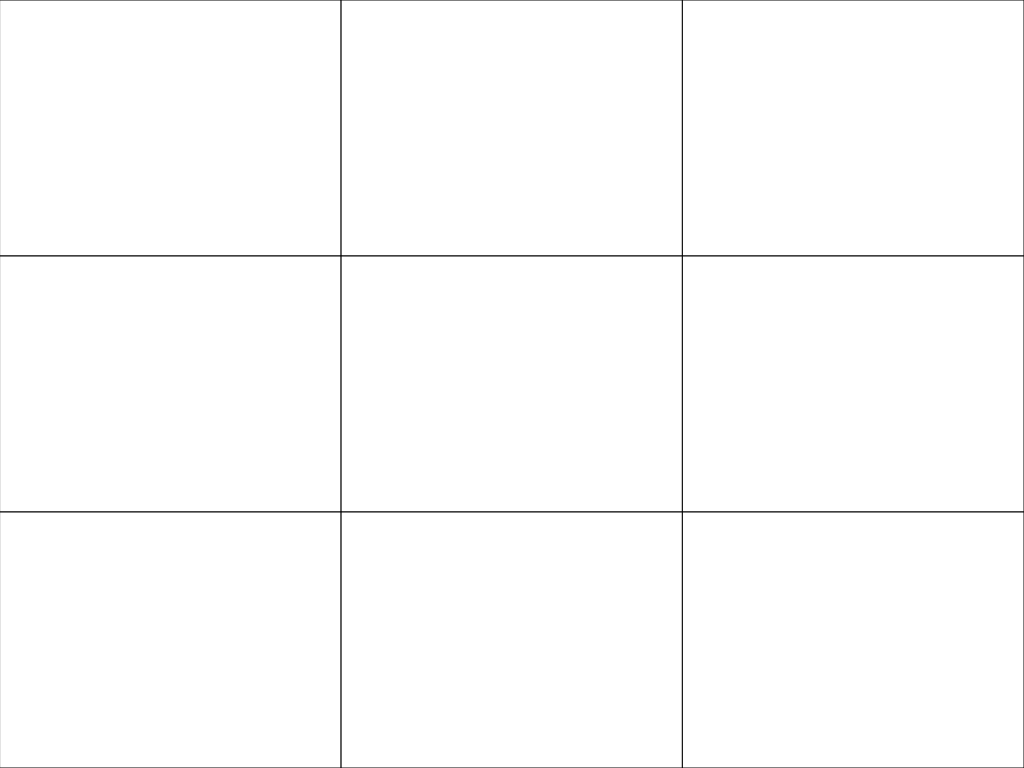
Frame 1 (no input)
Frame 60 (no input): identical to frame 1, image omitted
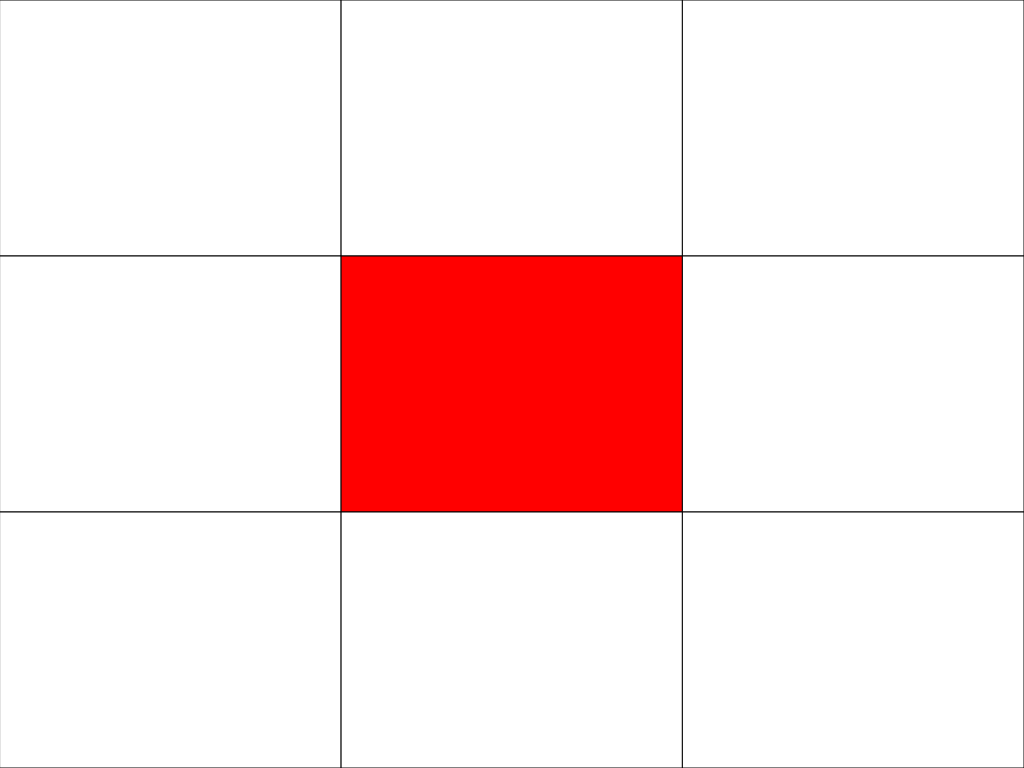
Frame 120 (the mouse pressed at the canvas centre since frame 60)

The p5.js sketch that drew these frames (run headless with seeded random() and noise() and a simulated clock; from frame 60 on, the mouse is pressed at the canvas centre):

// p5.js sketch
// ── sketch.js
/**
 * @author Kia Kalani
 * This javascript file contains the logic behind making a simple
 * tic tac toe game.
 */

/**
 * The width of the canvas.
 */
const WIDTH = 1024;
/**
 * The height of the canvas.
 */
const HEIGHT = 768;
/**
 * The rectangles that would indicate different positions in the game board.
 */
const rectangles = [];
/**
 * The boolean indicator of the turn in the game.
 */
let turn = true;
/**
 * This method initializes the rectangles.
 */
function setRectangles() {
    for (let r = 0; r < 3; r++) {
        rectangles.push([]);
        for (let c = 0; c < 3; c++) {
            rectangles[r].push({ x: c * (WIDTH / 3), y: r * (HEIGHT / 3), width: WIDTH / 3, height: HEIGHT / 3, content: 0 });
        }
    }
}
/**
 * This method would indicate whether two rectangles have collided.
 * @param {x position of the first rectangle} x 
 * @param {y position of the first rectangle} y 
 * @param {width of the first rectangle} width 
 * @param {height of the first rectangle} height 
 * @param {x position of the second rectangle} x2 
 * @param {y position of the second rectangle} y2 
 * @param {width of the second rectangle} width2 
 * @param {height of the second rectangle} height2
 * @returns true if two rectangles have collided.
 */
function rectangleCollidedWithRectangle(x, y, width, height, x2, y2, width2, height2) {
    return x <= x2 + width2 && x2 <= x + width && y <= y2 + height2 && y2 <= y + height;
}
/**
 * This method would reset the game in case of the win condition or tie.
 */
function resetGame() {
    for (let r = 0; r < rectangles.length; r++) {
        for (let c = 0; c < rectangles[r].length; c++) {
            rectangles[r][c].content = 0;
        }
    }
    turn = true;
}
/**
 * This method checks for win conditions and in that case it would inform the players.
 */
function checkWin() {
    for (let r = 0; r < rectangles.length; r++) {
        if (rectangles[r][0].content == rectangles[r][1].content && rectangles[r][1].content == rectangles[r][2].content && rectangles[r][0].content != 0) {
            window.alert("Game over");
            resetGame();
            return;
        } else if (rectangles[0][r].content == rectangles[1][r].content && rectangles[0][r].content == rectangles[2][r].content && rectangles[0][r].content != 0) {
            window.alert("Game over");
            resetGame();
            return;
        }
    }
    if (rectangles[0][0].content == rectangles[1][1].content && rectangles[1][1].content == rectangles[2][2].content && rectangles[0][0].content != 0) {
        window.alert("Game over");
        resetGame();
        return;
    } else if (rectangles[0][2].content == rectangles[1][1].content && rectangles[1][1].content == rectangles[2][0].content && rectangles[1][1].content != 0) {
        window.alert("Game over");
        resetGame();
    }

}
/**
 * This method is responsible for checking whether the game is a tie.
 */
function checkTie() {
    for (let r = 0; r < rectangles.length; r++) {
        for (let c = 0; c < rectangles[r].length; c++) {
            if (rectangles[r][c].content == 0) {
                return;
            }
        }
    }
    window.alert("The game was a tie");
    resetGame();
}

/**
 * The setup method for initializing the game components including canvas and the rectangles.
 */
function setup() {
    createCanvas(WIDTH, HEIGHT);
    setRectangles();
}

function makeAmove() {
    for (let r = 0; r < rectangles.length; r++) {
        for (let c = 0; c < rectangles[r].length; c++) {
            let curr = rectangles[r][c];
            if (rectangleCollidedWithRectangle(curr.x, curr.y, curr.width, curr.height, mouseX, mouseY, 0, 0)) {
                if (curr.content == 0) {
                    if (turn) {
                        rectangles[r][c].content = 1;
                    } else rectangles[r][c].content = 2;

                    if (turn) {
                        turn = false;
                    } else turn = true;
                    return;
                }

            }
        }
    }
}

/**
 * The mouse pressed method.
 */
function mousePressed() {
    makeAmove();
    checkWin();
    checkTie();
}

/**
 * The draw method.
 */
function draw() {
    background(100);
    for (let r = 0; r < rectangles.length; r++) {
        for (let c = 0; c < rectangles[r].length; c++) {
            let cur = rectangles[r][c];
            if (cur.content == 0) {
                fill(255, 255, 255);
            } else if (cur.content == 1) {
                fill(255, 0, 0);
            } else fill(0, 0, 255);
            rect(cur.x, cur.y, cur.width, cur.height);
        }
    }
}
